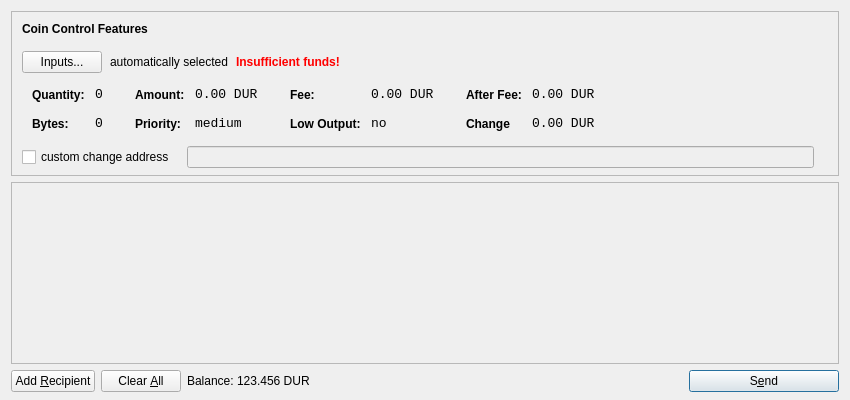
<?xml version="1.0" encoding="UTF-8"?>
<ui version="4.0">
 <class>SendCoinsDialog</class>
 <widget class="QDialog" name="SendCoinsDialog">
  <property name="geometry">
   <rect>
    <x>0</x>
    <y>0</y>
    <width>850</width>
    <height>400</height>
   </rect>
  </property>
  <property name="windowTitle">
   <string>Send Coins</string>
  </property>
  <layout class="QVBoxLayout" name="verticalLayout" stretch="0,1,0">
   <property name="bottomMargin">
    <number>8</number>
   </property>
   <item>
    <widget class="QFrame" name="frameCoinControl">
     <property name="sizePolicy">
      <sizepolicy hsizetype="Expanding" vsizetype="Expanding">
       <horstretch>0</horstretch>
       <verstretch>0</verstretch>
      </sizepolicy>
     </property>
     <property name="maximumSize">
      <size>
       <width>16777215</width>
       <height>16777215</height>
      </size>
     </property>
     <property name="frameShape">
      <enum>QFrame::StyledPanel</enum>
     </property>
     <property name="frameShadow">
      <enum>QFrame::Sunken</enum>
     </property>
     <layout class="QVBoxLayout" name="verticalLayoutCoinControl2">
      <property name="spacing">
       <number>-1</number>
      </property>
      <property name="leftMargin">
       <number>0</number>
      </property>
      <property name="topMargin">
       <number>0</number>
      </property>
      <property name="rightMargin">
       <number>0</number>
      </property>
      <property name="bottomMargin">
       <number>6</number>
      </property>
      <item>
       <layout class="QVBoxLayout" name="verticalLayoutCoinControl" stretch="0,0,0,0,1">
        <property name="spacing">
         <number>0</number>
        </property>
        <property name="leftMargin">
         <number>10</number>
        </property>
        <property name="topMargin">
         <number>10</number>
        </property>
        <item>
         <layout class="QHBoxLayout" name="horizontalLayoutCoinControl1">
          <property name="bottomMargin">
           <number>15</number>
          </property>
          <item>
           <widget class="QLabel" name="labelCoinControlFeatures">
            <property name="sizePolicy">
             <sizepolicy hsizetype="Preferred" vsizetype="Maximum">
              <horstretch>0</horstretch>
              <verstretch>0</verstretch>
             </sizepolicy>
            </property>
            <property name="font">
             <font>
              <weight>75</weight>
              <bold>true</bold>
             </font>
            </property>
            <property name="styleSheet">
             <string notr="true">font-weight:bold;</string>
            </property>
            <property name="text">
             <string>Coin Control Features</string>
            </property>
           </widget>
          </item>
         </layout>
        </item>
        <item>
         <layout class="QHBoxLayout" name="horizontalLayoutCoinControl2" stretch="0,0,0,0">
          <property name="spacing">
           <number>8</number>
          </property>
          <property name="bottomMargin">
           <number>10</number>
          </property>
          <item>
           <widget class="QPushButton" name="pushButtonCoinControl">
            <property name="styleSheet">
             <string notr="true"/>
            </property>
            <property name="text">
             <string>Inputs...</string>
            </property>
           </widget>
          </item>
          <item>
           <widget class="QLabel" name="labelCoinControlAutomaticallySelected">
            <property name="text">
             <string>automatically selected</string>
            </property>
            <property name="margin">
             <number>5</number>
            </property>
           </widget>
          </item>
          <item>
           <widget class="QLabel" name="labelCoinControlInsuffFunds">
            <property name="font">
             <font>
              <weight>75</weight>
              <bold>true</bold>
             </font>
            </property>
            <property name="styleSheet">
             <string notr="true">color:red;font-weight:bold;</string>
            </property>
            <property name="text">
             <string>Insufficient funds!</string>
            </property>
            <property name="margin">
             <number>5</number>
            </property>
           </widget>
          </item>
          <item>
           <spacer name="horizontalSpacerCoinControl">
            <property name="orientation">
             <enum>Qt::Horizontal</enum>
            </property>
            <property name="sizeHint" stdset="0">
             <size>
              <width>40</width>
              <height>1</height>
             </size>
            </property>
           </spacer>
          </item>
         </layout>
        </item>
        <item>
         <widget class="QWidget" name="widgetCoinControl" native="true">
          <property name="sizePolicy">
           <sizepolicy hsizetype="Preferred" vsizetype="Preferred">
            <horstretch>0</horstretch>
            <verstretch>0</verstretch>
           </sizepolicy>
          </property>
          <property name="minimumSize">
           <size>
            <width>0</width>
            <height>0</height>
           </size>
          </property>
          <property name="styleSheet">
           <string notr="true"/>
          </property>
          <layout class="QHBoxLayout" name="horizontalLayoutCoinControl5">
           <property name="margin">
            <number>0</number>
           </property>
           <item>
            <layout class="QHBoxLayout" name="horizontalLayoutCoinControl3" stretch="0,0,0,1">
             <property name="spacing">
              <number>20</number>
             </property>
             <property name="topMargin">
              <number>0</number>
             </property>
             <property name="bottomMargin">
              <number>10</number>
             </property>
             <item>
              <layout class="QFormLayout" name="formLayoutCoinControl1">
               <property name="horizontalSpacing">
                <number>10</number>
               </property>
               <property name="verticalSpacing">
                <number>14</number>
               </property>
               <property name="leftMargin">
                <number>10</number>
               </property>
               <property name="topMargin">
                <number>4</number>
               </property>
               <property name="rightMargin">
                <number>6</number>
               </property>
               <item row="0" column="0">
                <widget class="QLabel" name="labelCoinControlQuantityText">
                 <property name="styleSheet">
                  <string notr="true">font-weight:bold;</string>
                 </property>
                 <property name="text">
                  <string>Quantity:</string>
                 </property>
                 <property name="margin">
                  <number>0</number>
                 </property>
                </widget>
               </item>
               <item row="0" column="1">
                <widget class="QLabel" name="labelCoinControlQuantity">
                 <property name="font">
                  <font>
                   <family>Monospace</family>
                   <pointsize>10</pointsize>
                  </font>
                 </property>
                 <property name="cursor">
                  <cursorShape>IBeamCursor</cursorShape>
                 </property>
                 <property name="contextMenuPolicy">
                  <enum>Qt::ActionsContextMenu</enum>
                 </property>
                 <property name="text">
                  <string>0</string>
                 </property>
                 <property name="margin">
                  <number>0</number>
                 </property>
                 <property name="textInteractionFlags">
                  <set>Qt::LinksAccessibleByMouse|Qt::TextSelectableByKeyboard|Qt::TextSelectableByMouse</set>
                 </property>
                </widget>
               </item>
               <item row="1" column="0">
                <widget class="QLabel" name="labelCoinControlBytesText">
                 <property name="styleSheet">
                  <string notr="true">font-weight:bold;</string>
                 </property>
                 <property name="text">
                  <string>Bytes:</string>
                 </property>
                </widget>
               </item>
               <item row="1" column="1">
                <widget class="QLabel" name="labelCoinControlBytes">
                 <property name="font">
                  <font>
                   <family>Monospace</family>
                   <pointsize>10</pointsize>
                  </font>
                 </property>
                 <property name="cursor">
                  <cursorShape>IBeamCursor</cursorShape>
                 </property>
                 <property name="contextMenuPolicy">
                  <enum>Qt::ActionsContextMenu</enum>
                 </property>
                 <property name="text">
                  <string>0</string>
                 </property>
                 <property name="textInteractionFlags">
                  <set>Qt::LinksAccessibleByMouse|Qt::TextSelectableByKeyboard|Qt::TextSelectableByMouse</set>
                 </property>
                </widget>
               </item>
              </layout>
             </item>
             <item>
              <layout class="QFormLayout" name="formLayoutCoinControl2">
               <property name="horizontalSpacing">
                <number>10</number>
               </property>
               <property name="verticalSpacing">
                <number>14</number>
               </property>
               <property name="leftMargin">
                <number>6</number>
               </property>
               <property name="topMargin">
                <number>4</number>
               </property>
               <property name="rightMargin">
                <number>6</number>
               </property>
               <item row="0" column="0">
                <widget class="QLabel" name="labelCoinControlAmountText">
                 <property name="styleSheet">
                  <string notr="true">font-weight:bold;</string>
                 </property>
                 <property name="text">
                  <string>Amount:</string>
                 </property>
                 <property name="margin">
                  <number>0</number>
                 </property>
                </widget>
               </item>
               <item row="0" column="1">
                <widget class="QLabel" name="labelCoinControlAmount">
                 <property name="font">
                  <font>
                   <family>Monospace</family>
                   <pointsize>10</pointsize>
                  </font>
                 </property>
                 <property name="cursor">
                  <cursorShape>IBeamCursor</cursorShape>
                 </property>
                 <property name="contextMenuPolicy">
                  <enum>Qt::ActionsContextMenu</enum>
                 </property>
                 <property name="text">
                  <string>0.00 DUR</string>
                 </property>
                 <property name="textInteractionFlags">
                  <set>Qt::LinksAccessibleByMouse|Qt::TextSelectableByKeyboard|Qt::TextSelectableByMouse</set>
                 </property>
                </widget>
               </item>
               <item row="1" column="0">
                <widget class="QLabel" name="labelCoinControlPriorityText">
                 <property name="styleSheet">
                  <string notr="true">font-weight:bold;</string>
                 </property>
                 <property name="text">
                  <string>Priority:</string>
                 </property>
                </widget>
               </item>
               <item row="1" column="1">
                <widget class="QLabel" name="labelCoinControlPriority">
                 <property name="font">
                  <font>
                   <family>Monospace</family>
                   <pointsize>10</pointsize>
                  </font>
                 </property>
                 <property name="cursor">
                  <cursorShape>IBeamCursor</cursorShape>
                 </property>
                 <property name="contextMenuPolicy">
                  <enum>Qt::ActionsContextMenu</enum>
                 </property>
                 <property name="text">
                  <string>medium</string>
                 </property>
                 <property name="textInteractionFlags">
                  <set>Qt::LinksAccessibleByMouse|Qt::TextSelectableByKeyboard|Qt::TextSelectableByMouse</set>
                 </property>
                </widget>
               </item>
              </layout>
             </item>
             <item>
              <layout class="QFormLayout" name="formLayoutCoinControl3">
               <property name="horizontalSpacing">
                <number>10</number>
               </property>
               <property name="verticalSpacing">
                <number>14</number>
               </property>
               <property name="leftMargin">
                <number>6</number>
               </property>
               <property name="topMargin">
                <number>4</number>
               </property>
               <property name="rightMargin">
                <number>6</number>
               </property>
               <item row="0" column="0">
                <widget class="QLabel" name="labelCoinControlFeeText">
                 <property name="styleSheet">
                  <string notr="true">font-weight:bold;</string>
                 </property>
                 <property name="text">
                  <string>Fee:</string>
                 </property>
                 <property name="margin">
                  <number>0</number>
                 </property>
                </widget>
               </item>
               <item row="0" column="1">
                <widget class="QLabel" name="labelCoinControlFee">
                 <property name="font">
                  <font>
                   <family>Monospace</family>
                   <pointsize>10</pointsize>
                  </font>
                 </property>
                 <property name="cursor">
                  <cursorShape>IBeamCursor</cursorShape>
                 </property>
                 <property name="contextMenuPolicy">
                  <enum>Qt::ActionsContextMenu</enum>
                 </property>
                 <property name="text">
                  <string>0.00 DUR</string>
                 </property>
                 <property name="textInteractionFlags">
                  <set>Qt::LinksAccessibleByMouse|Qt::TextSelectableByKeyboard|Qt::TextSelectableByMouse</set>
                 </property>
                </widget>
               </item>
               <item row="1" column="0">
                <widget class="QLabel" name="labelCoinControlLowOutputText">
                 <property name="styleSheet">
                  <string notr="true">font-weight:bold;</string>
                 </property>
                 <property name="text">
                  <string>Low Output:</string>
                 </property>
                </widget>
               </item>
               <item row="1" column="1">
                <widget class="QLabel" name="labelCoinControlLowOutput">
                 <property name="font">
                  <font>
                   <family>Monospace</family>
                   <pointsize>10</pointsize>
                  </font>
                 </property>
                 <property name="cursor">
                  <cursorShape>IBeamCursor</cursorShape>
                 </property>
                 <property name="contextMenuPolicy">
                  <enum>Qt::ActionsContextMenu</enum>
                 </property>
                 <property name="text">
                  <string>no</string>
                 </property>
                 <property name="textInteractionFlags">
                  <set>Qt::LinksAccessibleByMouse|Qt::TextSelectableByKeyboard|Qt::TextSelectableByMouse</set>
                 </property>
                </widget>
               </item>
              </layout>
             </item>
             <item>
              <layout class="QFormLayout" name="formLayoutCoinControl4">
               <property name="horizontalSpacing">
                <number>10</number>
               </property>
               <property name="verticalSpacing">
                <number>14</number>
               </property>
               <property name="leftMargin">
                <number>6</number>
               </property>
               <property name="topMargin">
                <number>4</number>
               </property>
               <property name="rightMargin">
                <number>6</number>
               </property>
               <item row="0" column="0">
                <widget class="QLabel" name="labelCoinControlAfterFeeText">
                 <property name="styleSheet">
                  <string notr="true">font-weight:bold;</string>
                 </property>
                 <property name="text">
                  <string>After Fee:</string>
                 </property>
                 <property name="margin">
                  <number>0</number>
                 </property>
                </widget>
               </item>
               <item row="0" column="1">
                <widget class="QLabel" name="labelCoinControlAfterFee">
                 <property name="font">
                  <font>
                   <family>Monospace</family>
                   <pointsize>10</pointsize>
                  </font>
                 </property>
                 <property name="cursor">
                  <cursorShape>IBeamCursor</cursorShape>
                 </property>
                 <property name="contextMenuPolicy">
                  <enum>Qt::ActionsContextMenu</enum>
                 </property>
                 <property name="text">
                  <string>0.00 DUR</string>
                 </property>
                 <property name="textInteractionFlags">
                  <set>Qt::LinksAccessibleByMouse|Qt::TextSelectableByKeyboard|Qt::TextSelectableByMouse</set>
                 </property>
                </widget>
               </item>
               <item row="1" column="0">
                <widget class="QLabel" name="labelCoinControlChangeText">
                 <property name="styleSheet">
                  <string notr="true">font-weight:bold;</string>
                 </property>
                 <property name="text">
                  <string>Change</string>
                 </property>
                </widget>
               </item>
               <item row="1" column="1">
                <widget class="QLabel" name="labelCoinControlChange">
                 <property name="font">
                  <font>
                   <family>Monospace</family>
                   <pointsize>10</pointsize>
                  </font>
                 </property>
                 <property name="cursor">
                  <cursorShape>IBeamCursor</cursorShape>
                 </property>
                 <property name="contextMenuPolicy">
                  <enum>Qt::ActionsContextMenu</enum>
                 </property>
                 <property name="text">
                  <string>0.00 DUR</string>
                 </property>
                 <property name="textInteractionFlags">
                  <set>Qt::LinksAccessibleByMouse|Qt::TextSelectableByKeyboard|Qt::TextSelectableByMouse</set>
                 </property>
                </widget>
               </item>
              </layout>
             </item>
            </layout>
           </item>
          </layout>
         </widget>
        </item>
        <item>
         <layout class="QHBoxLayout" name="horizontalLayoutCoinControl4" stretch="0,0,0">
          <property name="spacing">
           <number>12</number>
          </property>
          <property name="sizeConstraint">
           <enum>QLayout::SetDefaultConstraint</enum>
          </property>
          <property name="topMargin">
           <number>5</number>
          </property>
          <property name="rightMargin">
           <number>5</number>
          </property>
          <item>
           <widget class="QCheckBox" name="checkBoxCoinControlChange">
            <property name="text">
             <string>custom change address</string>
            </property>
           </widget>
          </item>
          <item>
           <widget class="QLineEdit" name="lineEditCoinControlChange">
            <property name="enabled">
             <bool>false</bool>
            </property>
            <property name="sizePolicy">
             <sizepolicy hsizetype="Expanding" vsizetype="Fixed">
              <horstretch>0</horstretch>
              <verstretch>0</verstretch>
             </sizepolicy>
            </property>
           </widget>
          </item>
          <item>
           <widget class="QLabel" name="labelCoinControlChangeLabel">
            <property name="sizePolicy">
             <sizepolicy hsizetype="Preferred" vsizetype="Expanding">
              <horstretch>0</horstretch>
              <verstretch>0</verstretch>
             </sizepolicy>
            </property>
            <property name="minimumSize">
             <size>
              <width>0</width>
              <height>0</height>
             </size>
            </property>
            <property name="text">
             <string/>
            </property>
            <property name="margin">
             <number>3</number>
            </property>
           </widget>
          </item>
         </layout>
        </item>
        <item>
         <spacer name="verticalSpacerCoinControl">
          <property name="orientation">
           <enum>Qt::Vertical</enum>
          </property>
          <property name="sizeHint" stdset="0">
           <size>
            <width>800</width>
            <height>1</height>
           </size>
          </property>
         </spacer>
        </item>
       </layout>
      </item>
     </layout>
    </widget>
   </item>
   <item>
    <widget class="QScrollArea" name="scrollArea">
     <property name="widgetResizable">
      <bool>true</bool>
     </property>
     <widget class="QWidget" name="scrollAreaWidgetContents">
      <property name="geometry">
       <rect>
        <x>0</x>
        <y>0</y>
        <width>830</width>
        <height>165</height>
       </rect>
      </property>
      <layout class="QVBoxLayout" name="verticalLayout_2">
       <property name="margin">
        <number>0</number>
       </property>
       <item>
        <layout class="QVBoxLayout" name="entries">
         <property name="spacing">
          <number>6</number>
         </property>
        </layout>
       </item>
       <item>
        <spacer name="verticalSpacer">
         <property name="orientation">
          <enum>Qt::Vertical</enum>
         </property>
         <property name="sizeHint" stdset="0">
          <size>
           <width>20</width>
           <height>40</height>
          </size>
         </property>
        </spacer>
       </item>
      </layout>
     </widget>
    </widget>
   </item>
   <item>
    <layout class="QHBoxLayout" name="horizontalLayout">
     <item>
      <widget class="QPushButton" name="addButton">
       <property name="toolTip">
        <string>Send to multiple recipients at once</string>
       </property>
       <property name="text">
        <string>Add &amp;Recipient</string>
       </property>
       <property name="icon">
        <iconset resource="../bitcoin.qrc">
         <normaloff>:/icons/add</normaloff>:/icons/add</iconset>
       </property>
       <property name="autoDefault">
        <bool>false</bool>
       </property>
      </widget>
     </item>
     <item>
      <widget class="QPushButton" name="clearButton">
       <property name="sizePolicy">
        <sizepolicy hsizetype="Minimum" vsizetype="Fixed">
         <horstretch>0</horstretch>
         <verstretch>0</verstretch>
        </sizepolicy>
       </property>
       <property name="toolTip">
        <string>Remove all transaction fields</string>
       </property>
       <property name="text">
        <string>Clear &amp;All</string>
       </property>
       <property name="icon">
        <iconset resource="../bitcoin.qrc">
         <normaloff>:/icons/remove</normaloff>:/icons/remove</iconset>
       </property>
       <property name="autoRepeatDelay">
        <number>300</number>
       </property>
       <property name="autoDefault">
        <bool>false</bool>
       </property>
      </widget>
     </item>
     <item>
      <layout class="QHBoxLayout" name="horizontalLayout_2">
       <property name="spacing">
        <number>3</number>
       </property>
       <item>
        <widget class="QLabel" name="label">
         <property name="sizePolicy">
          <sizepolicy hsizetype="Preferred" vsizetype="Fixed">
           <horstretch>0</horstretch>
           <verstretch>0</verstretch>
          </sizepolicy>
         </property>
         <property name="text">
          <string>Balance:</string>
         </property>
        </widget>
       </item>
       <item>
        <widget class="QLabel" name="labelBalance">
         <property name="sizePolicy">
          <sizepolicy hsizetype="Preferred" vsizetype="Fixed">
           <horstretch>0</horstretch>
           <verstretch>0</verstretch>
          </sizepolicy>
         </property>
         <property name="cursor">
          <cursorShape>IBeamCursor</cursorShape>
         </property>
         <property name="text">
          <string>123.456 DUR</string>
         </property>
         <property name="textInteractionFlags">
          <set>Qt::LinksAccessibleByMouse|Qt::TextSelectableByKeyboard|Qt::TextSelectableByMouse</set>
         </property>
        </widget>
       </item>
      </layout>
     </item>
     <item>
      <spacer name="horizontalSpacer">
       <property name="orientation">
        <enum>Qt::Horizontal</enum>
       </property>
       <property name="sizeHint" stdset="0">
        <size>
         <width>40</width>
         <height>20</height>
        </size>
       </property>
      </spacer>
     </item>
     <item>
      <widget class="QPushButton" name="sendButton">
       <property name="minimumSize">
        <size>
         <width>150</width>
         <height>0</height>
        </size>
       </property>
       <property name="toolTip">
        <string>Confirm the send action</string>
       </property>
       <property name="text">
        <string>S&amp;end</string>
       </property>
       <property name="icon">
        <iconset resource="../bitcoin.qrc">
         <normaloff>:/icons/send</normaloff>:/icons/send</iconset>
       </property>
       <property name="default">
        <bool>true</bool>
       </property>
      </widget>
     </item>
    </layout>
   </item>
  </layout>
 </widget>
 <resources>
  <include location="../bitcoin.qrc"/>
 </resources>
 <connections/>
</ui>
